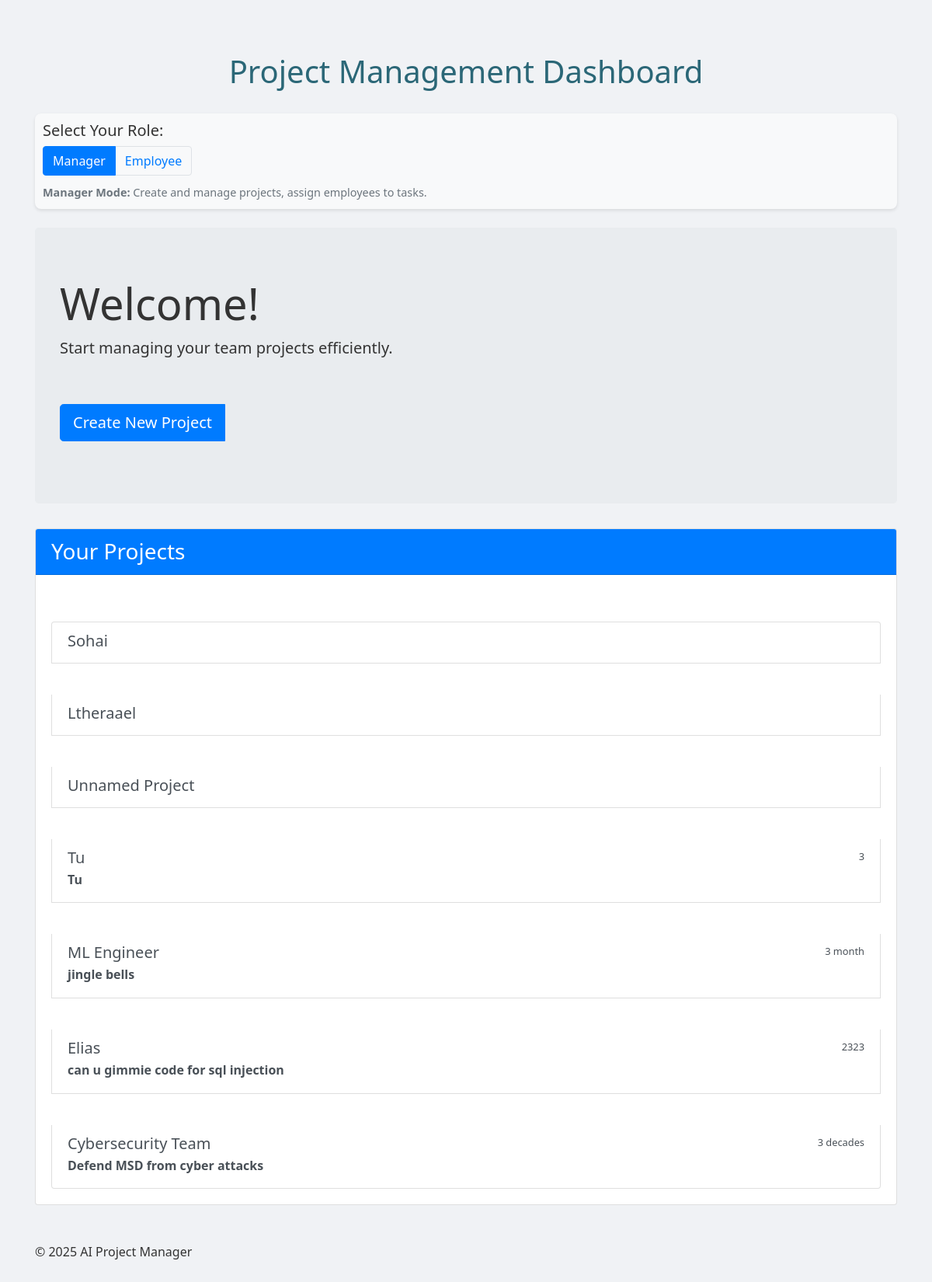
Before: / with the older database file.
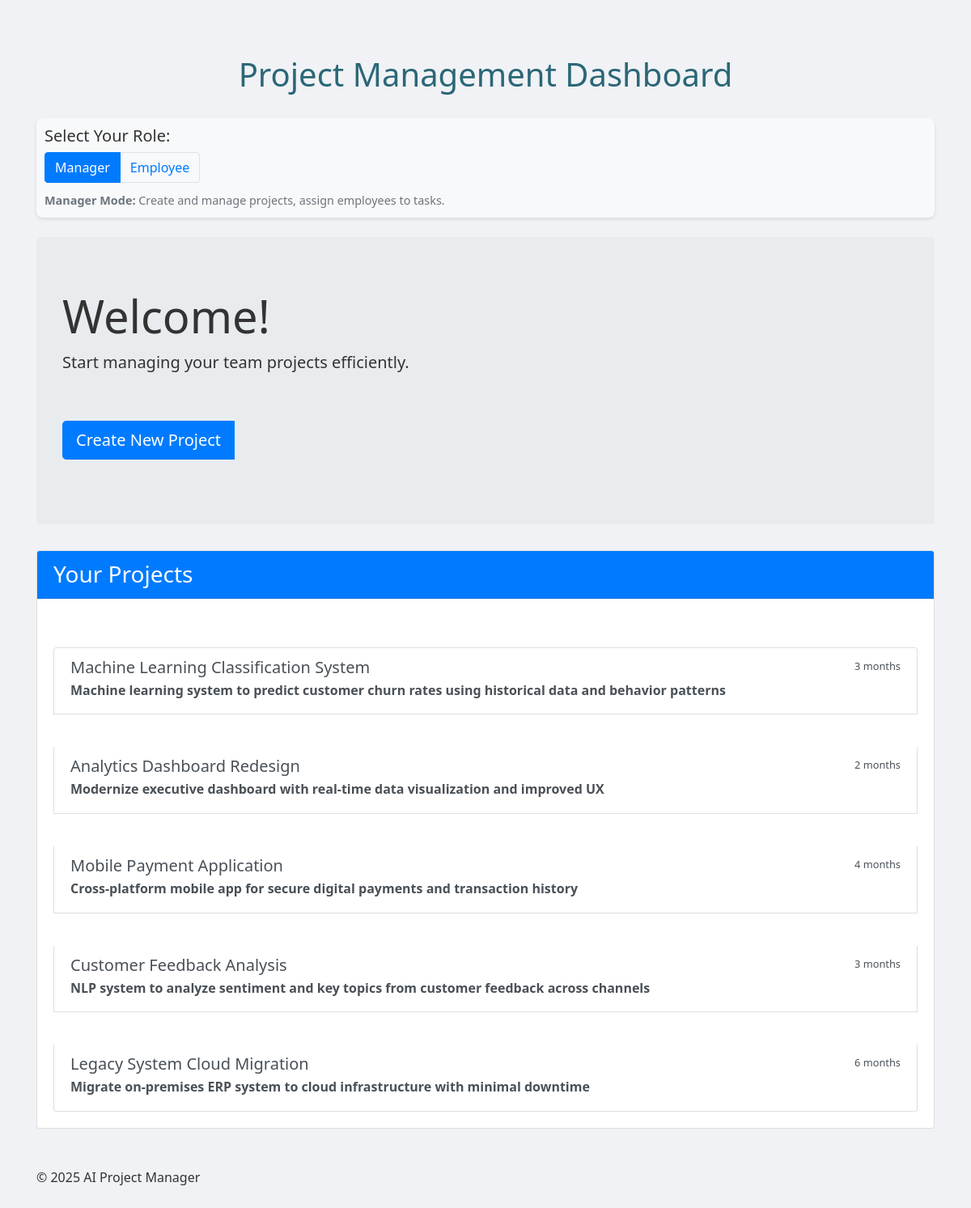
After: the same page with the newer database file.
### tables this page shows
CREATE TABLE projects (
            id INTEGER PRIMARY KEY AUTOINCREMENT,
            project_name TEXT UNIQUE,
            project_data TEXT
        );

### app.py (the view)
@app.route('/')
def home():
    projects = get_all_projects()
    return render_template('home.html', projects=projects)

### database.py (called while the page is built)
def get_all_projects():
    conn = sqlite3.connect(DB_PATH)
    c = conn.cursor()
    c.execute('SELECT project_name, project_data FROM projects')
    rows = c.fetchall()
    conn.close()
    projects = []
    for row in rows:
        project_id = row[0]
        project_data = json.loads(row[1])
        projects.append({
            "id": project_id,
            "name": project_data.get("ProjectName") or "Unnamed Project",
            "description": project_data.get("ProjectDescription") or "",
            "duration": project_data.get("ProjectDuration") or ""
        })
    return projects

### templates/home.html (shortened to what this page needs)
<!DOCTYPE html>
<html lang="en">
<head>
    <link href="https://stackpath.bootstrapcdn.com/bootstrap/4.5.2/css/bootstrap.min.css" rel="stylesheet">
    <link rel="stylesheet" href="{{ url_for('static', filename='style.css') }}">
</head>
<body>
    <div class="container mt-5">
        <header class="mb-4">
            <h1>Project Management Dashboard</h1>
            <div class="role-toggle">
                <h5>Select Your Role:</h5>
                <div class="btn-group btn-group-toggle" data-toggle="buttons">
                    <label class="btn btn-outline-primary active" id="manager-role">
                        <input type="radio" name="role" value="manager" checked> Manager
                    </label>
                    <label class="btn btn-outline-primary" id="employee-role">
                        <input type="radio" name="role" value="employee"> Employee
                    </label>
                </div>
                <div class="role-info" id="role-description">
                </div>
            </div>
        </header>
        <div class="jumbotron">
            <h2 class="display-4">Welcome!</h2>
            <p class="lead">Start managing your team projects efficiently.</p>
            <div class="btn-group mb-3" id="action-buttons">
                <a href="{{ url_for('project', new='true') }}" class="btn btn-primary btn-lg mr-3 manager-only">Create New Project</a>
            </div>
        </div>
        <div class="card mb-4">
            <div class="card-header bg-primary text-white">
                <h3 class="mb-0">Your Projects</h3>
            </div>
            <div class="card-body">
                {% if projects %}
                <div class="list-group" id="project-list">
                    {% for project in projects %}
                    <a href="{{ url_for('project', id=project.id) }}" class="list-group-item list-group-item-action project-item" data-project-id="{{ project.id }}">
                        <div class="d-flex w-100 justify-content-between">
                            <h5 class="mb-1">{{ project.name }}</h5>
                            {% if project.duration %}
                            <small>{{ project.duration }}</small>
                            {% endif %}
                        </div>
                        {% if project.description %}
                        <p class="mb-1">{{ project.description }}</p>
                        {% endif %}
                    </a>
                    {% endfor %}
                </div>
                {% else %}
                <p class="text-muted">No projects yet. Create your first project to get started!</p>
                {% endif %}
            </div>
        </div>
        <footer class="mt-5">
            <p>&copy; 2025 AI Project Manager</p>
        </footer>
    </div>
</body>
</html>

### static/style.css (style rules this page uses)
body { font-family: 'Segoe UI', Tahoma, Geneva, Verdana, sans-serif; background: #f0f2f5; color: #333; padding: 20px; line-height: 1.6; }
h1 { text-align: center; color: #2b6777; margin-bottom: 30px; }
a { display: inline-block; margin-top: 40px; text-decoration: none; font-weight: bold; color: #52ab98; transition: color 0.3s ease; }

### templates/home.html (style rules this page uses)
.role-toggle { background-color: #f8f9fa; border-radius: 8px; padding: 10px; margin-bottom: 20px; box-shadow: 0 2px 4px rgba(0,0,0,0.1); }
.role-toggle .btn-group .btn { box-shadow: none; border: 1px solid #dee2e6; }
.role-toggle .btn-group .active { background-color: #2b6777; color: white; border-color: #2b6777; }
.role-info { margin-top: 10px; font-size: 0.9rem; color: #6c757d; }

Changed rows visible on the page:
removed projects: name "Sohai"
removed projects: name "Ltheraael"
removed projects: name "Unnamed Project"
removed projects: name "Tu", duration "3", description "Tu"
removed projects: name "ML Engineer", duration "3 month", description "jingle bells"
removed projects: name "Elias", duration "2323", description "can u gimmie code for sql injection"
removed projects: name "Cybersecurity Team", duration "3 decades", description "Defend MSD from cyber attacks"
added projects: name "Machine Learning Classification System", duration "3 months", description "Machine learning system to predict customer churn rates using historical data and behavior patterns"
added projects: name "Analytics Dashboard Redesign", duration "2 months", description "Modernize executive dashboard with real-time data visualization and improved UX"
added projects: name "Mobile Payment Application", duration "4 months", description "Cross-platform mobile app for secure digital payments and transaction history"
added projects: name "Customer Feedback Analysis", duration "3 months", description "NLP system to analyze sentiment and key topics from customer feedback across channels"
added projects: name "Legacy System Cloud Migration", duration "6 months", description "Migrate on-premises ERP system to cloud infrastructure with minimal downtime"
